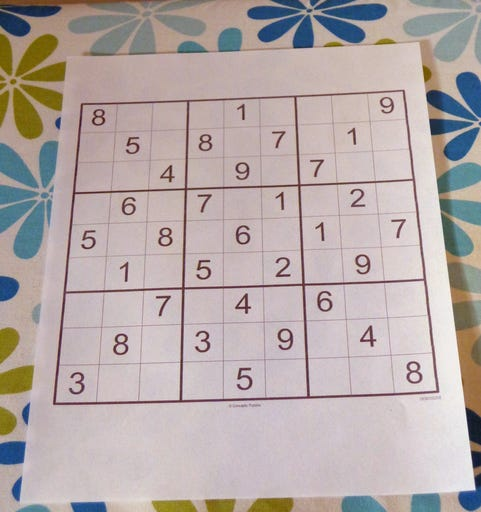
#> input picture TransformacoesGeometricas/sudoku_1.jpg, 481 x 512 px
$ python exercicio2.py
#> lines starting #> are read from the running program, lines starting #| are printed output that depends on the picture
import cv2
import numpy as np

img1 = cv2.imread('sudoku_1.jpg')
#> img1 is the input picture: shape (512, 481, 3); mean B, G, R 167.9, 169.5, 180.9
img2 = cv2.imread('sudoku_2.jpg')
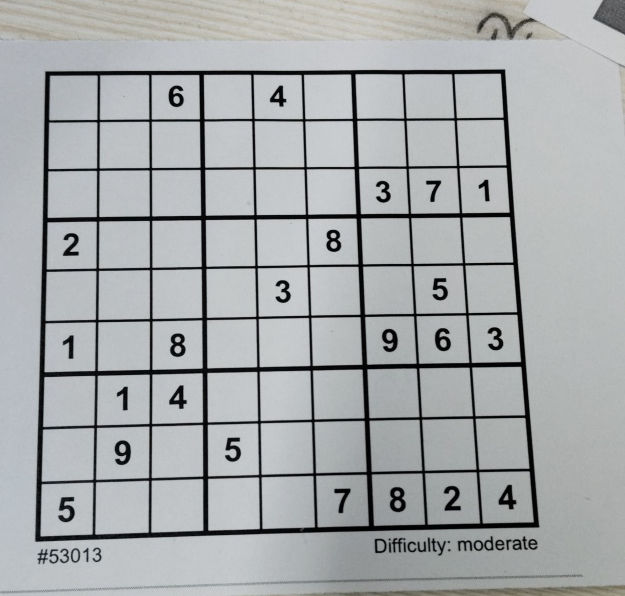
#> input picture TransformacoesGeometricas/sudoku_2.jpg, 625 x 596 px
#> img2 is the input picture: shape (596, 625, 3); mean B, G, R 171, 169.4, 166.2

pts_src_1 = np.float32([[82, 104], [404, 91], [438, 391], [54, 403]])
pts_dst = np.float32([[0, 0], [500, 0], [500, 500], [0, 500]])

M1 = cv2.getPerspectiveTransform(pts_src_1, pts_dst)
warp1 = cv2.warpPerspective(img1, M1, (500, 500))
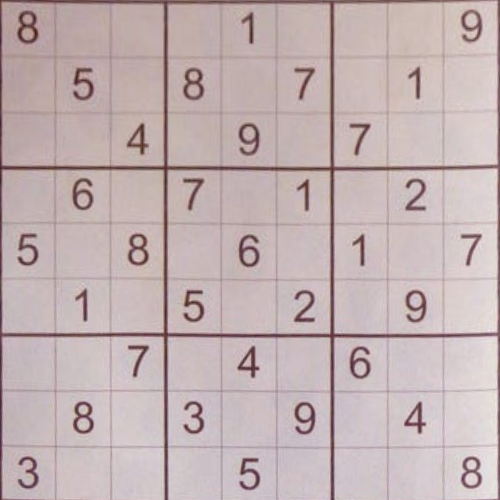
#> warp1: shape (500, 500, 3); mean B, G, R 178.5, 177.5, 194.2

pts_src_2 = np.float32([[48, 72], [504, 72], [537, 523], [36, 537]])

M2 = cv2.getPerspectiveTransform(pts_src_2, pts_dst)
warp2 = cv2.warpPerspective(img2, M2, (500, 500))
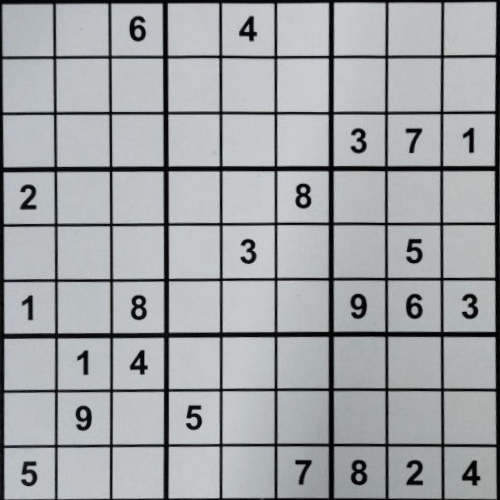
#> warp2: shape (500, 500, 3); mean B, G, R 166.5, 164, 160.4

cv2.imshow('Sudoku 1 Retificado', warp1)
cv2.imshow('Sudoku 2 Retificado', warp2)
cv2.imwrite('sudoku_1_retificado.jpg', warp1)
cv2.imwrite('sudoku_2_retificado.jpg', warp2)
cv2.waitKey(0)
cv2.destroyAllWindows()
